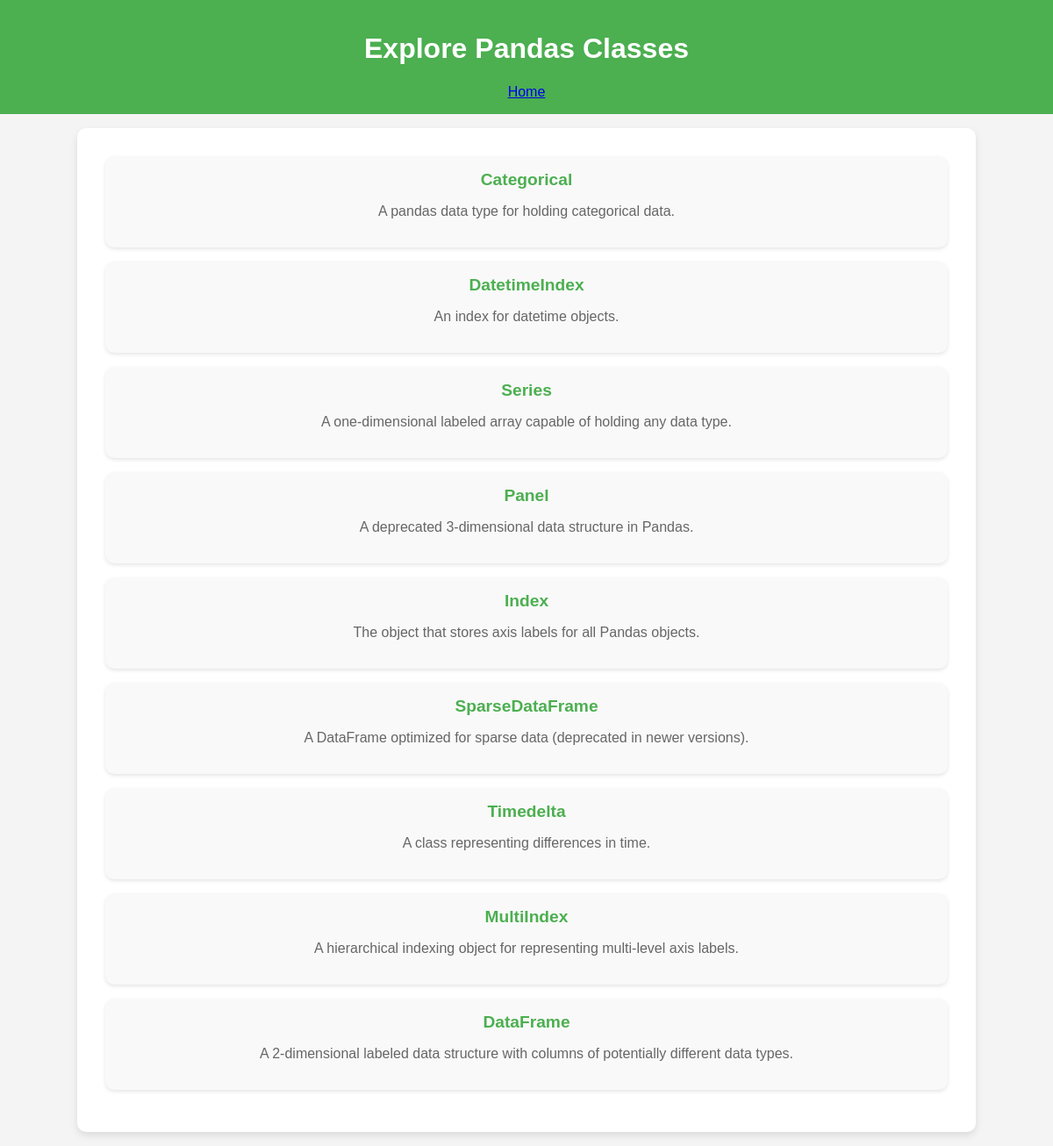
/classes/, run on the app's committed database.
### app_teaching/models.py (models this page shows, shortened)
class PandasClass(models.Model):
    STATUS_CHOICES = (
        ('draft', 'Draft'),
        ('published', 'Published'),
    )
    title = models.CharField(max_length=100, unique=True)
    description = models.TextField()
    content = models.TextField()
    example_code = models.TextField(blank=True, null=True)
    tags = models.ManyToManyField(Tag, blank=True)
    published = models.DateTimeField(default=timezone.now)
    status = models.CharField(max_length=10, choices=STATUS_CHOICES, default='draft')
    views = models.PositiveIntegerField(default=0)
    slug = models.SlugField(unique=True, blank=True)

### app_teaching/views.py (the view)
# urls.py: path('classes/', pandas_class_list, name='pandas_class_list'),  # نمایش لیست تمام پست‌ها
def pandas_class_list(request):
    classes = PandasClass.objects.filter(status='published', published__lte=timezone.now()).order_by('-published')
    return render(request, 'class_list.html', {'classes': classes})

### templates/class_list.html (shortened to what this page needs)
{% load static %}
<!DOCTYPE html>
<html lang="en">
<head>
    <link rel="stylesheet" href="{% static 'styles.css' %}">
</head>
<body>
    <header>
        <h1>Explore Pandas Classes</h1>
        <nav>
            <a href="{% url 'index_view' %}">Home</a>
        </nav>
    </header>
    <section class="classes-list">
        {% for pandas_class in classes %}
        <div class="class-item">
            <a href="{% url 'pandas_class_detail' pandas_class.slug %}">{{ pandas_class.title }}</a>
            <p>{{ pandas_class.description }}</p>
        </div>
        {% empty %}
        <p>No classes available at the moment.</p>
        {% endfor %}
    </section>
</body>
</html>

### static_teaching/styles.css (style rules this page uses)
body { font-family: Arial, sans-serif; margin: 0; padding: 0; background-color: #f4f4f4; }
header { background-color: #4CAF50; color: white; text-align: center; padding: 1rem; }
.main-content, .classes-list { padding: 2rem; background-color: white; margin: 1rem auto; width: 80%; border-radius: 10px; box-shadow: 0 4px 8px rgba(0, 0, 0, 0.1); }
.class-item { background-color: #f9f9f9; padding: 1rem; border-radius: 10px; box-shadow: 0 2px 4px rgba(0, 0, 0, 0.1); margin-bottom: 1rem; text-align: center; }
.class-item a { font-size: 1.2rem; font-weight: bold; color: #4CAF50; text-decoration: none; }
.class-item p { color: #666; }

### data on the page
PandasClass: title "Categorical", description "A pandas data type for holding categorical data."
PandasClass: title "DatetimeIndex", description "An index for datetime objects."
PandasClass: title "Series", description "A one-dimensional labeled array capable of holding any data type."
PandasClass: title "Panel", description "A deprecated 3-dimensional data structure in Pandas."
PandasClass: title "Index", description "The object that stores axis labels for all Pandas objects."
PandasClass: title "SparseDataFrame", description "A DataFrame optimized for sparse data (deprecated in newer versions)."
PandasClass: title "Timedelta", description "A class representing differences in time."
PandasClass: title "MultiIndex", description "A hierarchical indexing object for representing multi-level axis labels."
PandasClass: title "DataFrame", description "A 2-dimensional labeled data structure with columns of potentially different data types."
